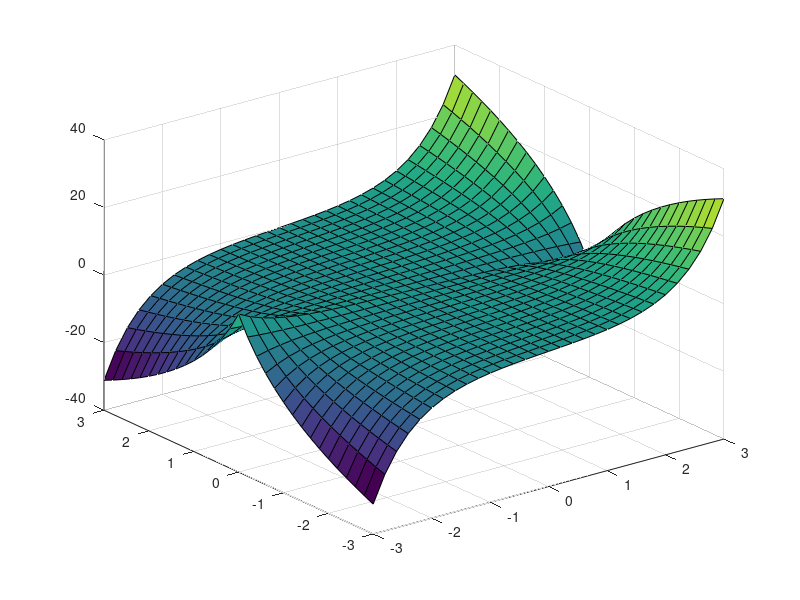

Source code (MATLAB):
function grafika3ds
%wykres powierzchniowy
[x,y] = meshgrid(-3:0.2:3,-3:0.2:3);
z = sinh(x).*cosh(x/2).*log(abs(y)+0.75);
surf(x,y,z);
return